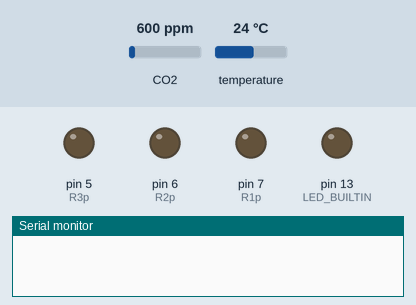
Recording of a sketch running on a simulated Arduino Uno, built with avr-gcc and run on an emulated ATmega328P. Parts: output pins drawn as LEDs (lit = HIGH), the last lines printed to the serial monitor. Inputs (shaded band) come from the test bench; at power-on: CO2 600 ppm, temperature 24 °C.

Above: at 1.5 s.
1.6 s: CO2 set to 665 ppm
16.4 s: CO2 set to 742 ppm
At 20.6 s:
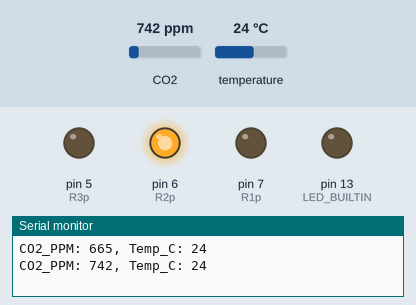
31.2 s: CO2 set to 977 ppm
46.0 s: CO2 set to 1044 ppm
At 50.6 s:
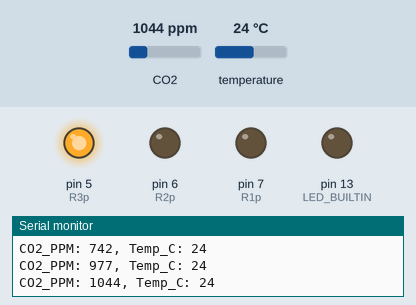
60.8 s: CO2 set to 452 ppm
At 71.0 s:
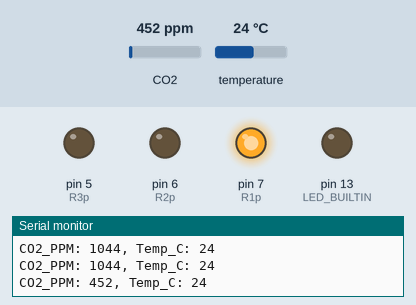
Timing chart, 0 to 72.5 s (numbered marks = the images above; inputs shaded):
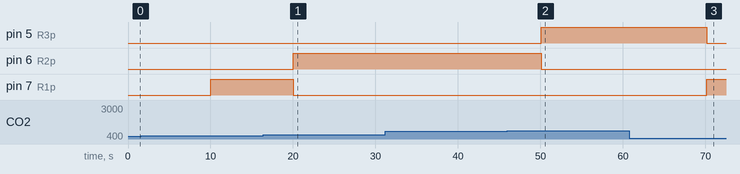

The sketch:

CO2-Ampel.ino
```cpp
#include <MHZ19.h>
#include <SoftwareSerial.h>

// pin for uart reading
#define RX_PIN 2
#define TX_PIN 3
#define BAUDRATE 9600

MHZ19 myMHZ19;
SoftwareSerial mySerial(RX_PIN, TX_PIN);

//MHZ-19B
//Color  Pin   Terminal pin Definition
//Red    Pin 1 Analog Output Vo
//Black  Pin 2 None
//Blue   Pin 3 Negtive Pole(GND)
//Green  Pin 4 Positive Pole(Vin)
//Yellow Pin 5 UART(RXD)TTL Level data input
//Brown  Pin 6 UART(TXD)TTL Level data output
//White  Pin 7 None

#define DELAYTIME 10000
unsigned long previousMillis = 0;

const int R1p = 7;
const int R2p = 6;
const int R3p = 5;
// const int R4p = 4;

int CO2value = 0;
int temperature = 0;

void setup() {
  Serial.begin(9600);
  delay(100);
  mySerial.begin(BAUDRATE);
  delay(100);
  myMHZ19.begin(mySerial);
  delay(100);
  myMHZ19.autoCalibration();
  pinMode(LED_BUILTIN, OUTPUT);
  pinMode(R1p, OUTPUT);
  pinMode(R2p, OUTPUT);
  pinMode(R3p, OUTPUT);
  // pinMode(R4p, OUTPUT);
}

void loop() {
  if ((millis() - previousMillis) > DELAYTIME)
  {
    CO2value = myMHZ19.getCO2();
    temperature = myMHZ19.getTemperature();
    if (CO2value < 300) {
      digitalWrite(R3p, HIGH);
      digitalWrite(R1p, LOW);
      digitalWrite(R2p, LOW);
    } else if (CO2value < 700) {
      digitalWrite(R1p, HIGH);
      digitalWrite(R2p, LOW);
      digitalWrite(R3p, LOW);
    } else if (CO2value < 1000) {
      digitalWrite(R2p, HIGH);
      digitalWrite(R1p, LOW);
      digitalWrite(R3p, LOW);
    } else {
      digitalWrite(R3p, HIGH);
      digitalWrite(R1p, LOW);
      digitalWrite(R2p, LOW);
    }
    Serial.print(F("CO2_PPM: "));
    if (CO2value > 0) {
      Serial.print(CO2value);
    } else {
      Serial.print(F("Error"));
    }
    Serial.print(", ");
    Serial.print(F("Temp_C: "));
    if (temperature > 0) {
      Serial.print(temperature);
    } else {
      Serial.print(F("Error"));
    }
    Serial.println();
    previousMillis = millis();
  }
}
```

Measured:
- the behaviour switches between 699 and 700 ppm on CO2 (found by bisection; images 0 and 1)
- the behaviour switches between 999 and 1000 ppm on CO2 (found by bisection; images 1 and 2)
- after the input at 16.4 s, pin 6 (R2p): LOW → HIGH after 3.6 s; pin 7 (R1p): HIGH → LOW after 3.6 s
- after the input at 46.0 s, pin 5 (R3p): LOW → HIGH after 4.1 s; pin 6 (R2p): HIGH → LOW after 4.1 s
- after the input at 60.8 s, pin 5 (R3p): HIGH → LOW after 9.4 s; pin 7 (R1p): LOW → HIGH after 9.4 s
